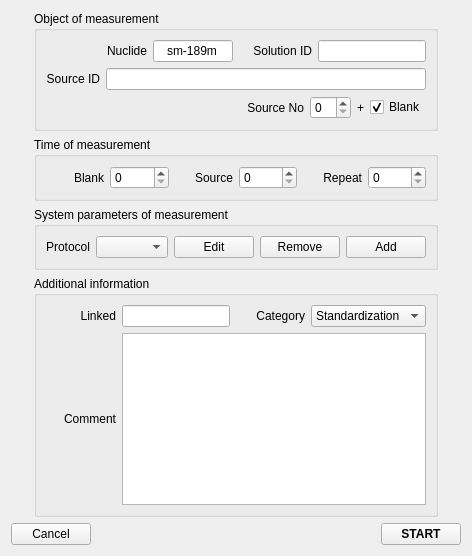
<?xml version="1.0" encoding="UTF-8"?>
<ui version="4.0">
 <class>FormNewMeasurement</class>
 <widget class="QWidget" name="FormNewMeasurement">
  <property name="geometry">
   <rect>
    <x>0</x>
    <y>0</y>
    <width>472</width>
    <height>556</height>
   </rect>
  </property>
  <property name="windowTitle">
   <string>New measurement</string>
  </property>
  <layout class="QGridLayout" name="gridLayout_3">
   <item row="0" column="0" rowspan="4">
    <spacer name="horizontalSpacer_2">
     <property name="orientation">
      <enum>Qt::Horizontal</enum>
     </property>
     <property name="sizeHint" stdset="0">
      <size>
       <width>0</width>
       <height>468</height>
      </size>
     </property>
    </spacer>
   </item>
   <item row="0" column="1">
    <widget class="QGroupBox" name="groupBox">
     <property name="title">
      <string>Object of measurement</string>
     </property>
     <layout class="QGridLayout" name="gridLayout">
      <item row="0" column="0">
       <layout class="QHBoxLayout" name="horizontalLayout_4">
        <item>
         <widget class="QLabel" name="label">
          <property name="sizePolicy">
           <sizepolicy hsizetype="Expanding" vsizetype="Preferred">
            <horstretch>0</horstretch>
            <verstretch>0</verstretch>
           </sizepolicy>
          </property>
          <property name="text">
           <string>Nuclide</string>
          </property>
          <property name="alignment">
           <set>Qt::AlignRight|Qt::AlignTrailing|Qt::AlignVCenter</set>
          </property>
         </widget>
        </item>
        <item>
         <widget class="QLineEdit" name="lineEdit_2">
          <property name="sizePolicy">
           <sizepolicy hsizetype="Preferred" vsizetype="Fixed">
            <horstretch>0</horstretch>
            <verstretch>0</verstretch>
           </sizepolicy>
          </property>
          <property name="maximumSize">
           <size>
            <width>80</width>
            <height>16777215</height>
           </size>
          </property>
          <property name="text">
           <string>sm-189m</string>
          </property>
          <property name="alignment">
           <set>Qt::AlignCenter</set>
          </property>
         </widget>
        </item>
       </layout>
      </item>
      <item row="0" column="1">
       <layout class="QHBoxLayout" name="horizontalLayout_3">
        <item>
         <widget class="QLabel" name="label_2">
          <property name="sizePolicy">
           <sizepolicy hsizetype="Expanding" vsizetype="Preferred">
            <horstretch>0</horstretch>
            <verstretch>0</verstretch>
           </sizepolicy>
          </property>
          <property name="text">
           <string>Solution ID</string>
          </property>
          <property name="alignment">
           <set>Qt::AlignRight|Qt::AlignTrailing|Qt::AlignVCenter</set>
          </property>
         </widget>
        </item>
        <item>
         <widget class="QLineEdit" name="lineEdit">
          <property name="sizePolicy">
           <sizepolicy hsizetype="Preferred" vsizetype="Fixed">
            <horstretch>0</horstretch>
            <verstretch>0</verstretch>
           </sizepolicy>
          </property>
          <property name="alignment">
           <set>Qt::AlignCenter</set>
          </property>
         </widget>
        </item>
       </layout>
      </item>
      <item row="1" column="0" colspan="2">
       <layout class="QHBoxLayout" name="horizontalLayout_5">
        <item>
         <widget class="QLabel" name="label_4">
          <property name="sizePolicy">
           <sizepolicy hsizetype="Preferred" vsizetype="Preferred">
            <horstretch>0</horstretch>
            <verstretch>0</verstretch>
           </sizepolicy>
          </property>
          <property name="text">
           <string>Source ID</string>
          </property>
          <property name="alignment">
           <set>Qt::AlignRight|Qt::AlignTrailing|Qt::AlignVCenter</set>
          </property>
         </widget>
        </item>
        <item>
         <widget class="QLineEdit" name="lineEdit_3">
          <property name="sizePolicy">
           <sizepolicy hsizetype="Expanding" vsizetype="Fixed">
            <horstretch>0</horstretch>
            <verstretch>0</verstretch>
           </sizepolicy>
          </property>
         </widget>
        </item>
       </layout>
      </item>
      <item row="2" column="0" colspan="2">
       <layout class="QHBoxLayout" name="horizontalLayout_2">
        <item>
         <widget class="QLabel" name="label_3">
          <property name="sizePolicy">
           <sizepolicy hsizetype="Expanding" vsizetype="Preferred">
            <horstretch>0</horstretch>
            <verstretch>0</verstretch>
           </sizepolicy>
          </property>
          <property name="text">
           <string>Source No</string>
          </property>
          <property name="alignment">
           <set>Qt::AlignRight|Qt::AlignTrailing|Qt::AlignVCenter</set>
          </property>
         </widget>
        </item>
        <item>
         <widget class="QSpinBox" name="spinBox"/>
        </item>
        <item>
         <widget class="QLabel" name="label_5">
          <property name="text">
           <string>+</string>
          </property>
          <property name="alignment">
           <set>Qt::AlignCenter</set>
          </property>
         </widget>
        </item>
        <item>
         <widget class="QCheckBox" name="checkBox">
          <property name="text">
           <string>Blank</string>
          </property>
          <property name="checked">
           <bool>true</bool>
          </property>
         </widget>
        </item>
       </layout>
      </item>
     </layout>
    </widget>
   </item>
   <item row="0" column="2" rowspan="4">
    <spacer name="horizontalSpacer_3">
     <property name="orientation">
      <enum>Qt::Horizontal</enum>
     </property>
     <property name="sizeHint" stdset="0">
      <size>
       <width>0</width>
       <height>468</height>
      </size>
     </property>
    </spacer>
   </item>
   <item row="1" column="1">
    <widget class="QGroupBox" name="groupBox_2">
     <property name="title">
      <string>Time of measurement</string>
     </property>
     <layout class="QHBoxLayout" name="horizontalLayout_6">
      <item>
       <widget class="QLabel" name="label_6">
        <property name="sizePolicy">
         <sizepolicy hsizetype="Preferred" vsizetype="Preferred">
          <horstretch>0</horstretch>
          <verstretch>0</verstretch>
         </sizepolicy>
        </property>
        <property name="text">
         <string>Blank</string>
        </property>
        <property name="alignment">
         <set>Qt::AlignRight|Qt::AlignTrailing|Qt::AlignVCenter</set>
        </property>
       </widget>
      </item>
      <item>
       <widget class="QSpinBox" name="spinBox_2">
        <property name="maximum">
         <number>9999</number>
        </property>
       </widget>
      </item>
      <item>
       <widget class="QLabel" name="label_7">
        <property name="sizePolicy">
         <sizepolicy hsizetype="Preferred" vsizetype="Preferred">
          <horstretch>0</horstretch>
          <verstretch>0</verstretch>
         </sizepolicy>
        </property>
        <property name="text">
         <string>Source</string>
        </property>
        <property name="alignment">
         <set>Qt::AlignRight|Qt::AlignTrailing|Qt::AlignVCenter</set>
        </property>
       </widget>
      </item>
      <item>
       <widget class="QSpinBox" name="spinBox_4">
        <property name="maximum">
         <number>9999</number>
        </property>
       </widget>
      </item>
      <item>
       <widget class="QLabel" name="label_8">
        <property name="sizePolicy">
         <sizepolicy hsizetype="Preferred" vsizetype="Preferred">
          <horstretch>0</horstretch>
          <verstretch>0</verstretch>
         </sizepolicy>
        </property>
        <property name="text">
         <string>Repeat</string>
        </property>
        <property name="alignment">
         <set>Qt::AlignRight|Qt::AlignTrailing|Qt::AlignVCenter</set>
        </property>
       </widget>
      </item>
      <item>
       <widget class="QSpinBox" name="spinBox_3">
        <property name="maximum">
         <number>9999</number>
        </property>
       </widget>
      </item>
     </layout>
    </widget>
   </item>
   <item row="2" column="1">
    <widget class="QGroupBox" name="groupBox_3">
     <property name="title">
      <string>System parameters of measurement</string>
     </property>
     <layout class="QHBoxLayout" name="horizontalLayout_7">
      <item>
       <widget class="QLabel" name="label_9">
        <property name="sizePolicy">
         <sizepolicy hsizetype="Expanding" vsizetype="Preferred">
          <horstretch>0</horstretch>
          <verstretch>0</verstretch>
         </sizepolicy>
        </property>
        <property name="text">
         <string>Protocol</string>
        </property>
        <property name="alignment">
         <set>Qt::AlignRight|Qt::AlignTrailing|Qt::AlignVCenter</set>
        </property>
       </widget>
      </item>
      <item>
       <widget class="QComboBox" name="comboBox"/>
      </item>
      <item>
       <widget class="QPushButton" name="pushButton_3">
        <property name="text">
         <string>Edit</string>
        </property>
       </widget>
      </item>
      <item>
       <widget class="QPushButton" name="pushButton_4">
        <property name="text">
         <string>Remove</string>
        </property>
       </widget>
      </item>
      <item>
       <widget class="QPushButton" name="pushButton_5">
        <property name="text">
         <string>Add</string>
        </property>
       </widget>
      </item>
     </layout>
    </widget>
   </item>
   <item row="3" column="1">
    <widget class="QGroupBox" name="groupBox_4">
     <property name="title">
      <string>Additional information</string>
     </property>
     <layout class="QGridLayout" name="gridLayout_2">
      <item row="0" column="0">
       <widget class="QLabel" name="label_10">
        <property name="sizePolicy">
         <sizepolicy hsizetype="Expanding" vsizetype="Preferred">
          <horstretch>0</horstretch>
          <verstretch>0</verstretch>
         </sizepolicy>
        </property>
        <property name="text">
         <string>Linked</string>
        </property>
        <property name="alignment">
         <set>Qt::AlignRight|Qt::AlignTrailing|Qt::AlignVCenter</set>
        </property>
       </widget>
      </item>
      <item row="0" column="1">
       <widget class="QLineEdit" name="lineEdit_4">
        <property name="sizePolicy">
         <sizepolicy hsizetype="Preferred" vsizetype="Fixed">
          <horstretch>0</horstretch>
          <verstretch>0</verstretch>
         </sizepolicy>
        </property>
        <property name="alignment">
         <set>Qt::AlignCenter</set>
        </property>
       </widget>
      </item>
      <item row="0" column="2">
       <widget class="QLabel" name="label_11">
        <property name="sizePolicy">
         <sizepolicy hsizetype="Expanding" vsizetype="Preferred">
          <horstretch>0</horstretch>
          <verstretch>0</verstretch>
         </sizepolicy>
        </property>
        <property name="text">
         <string>Category</string>
        </property>
        <property name="alignment">
         <set>Qt::AlignRight|Qt::AlignTrailing|Qt::AlignVCenter</set>
        </property>
       </widget>
      </item>
      <item row="0" column="3">
       <widget class="QComboBox" name="comboBox_2">
        <item>
         <property name="text">
          <string>Standardization</string>
         </property>
        </item>
        <item>
         <property name="text">
          <string>Control</string>
         </property>
        </item>
        <item>
         <property name="text">
          <string>Characteristic</string>
         </property>
        </item>
        <item>
         <property name="text">
          <string>Unqualified</string>
         </property>
        </item>
       </widget>
      </item>
      <item row="1" column="0">
       <widget class="QLabel" name="label_12">
        <property name="sizePolicy">
         <sizepolicy hsizetype="Expanding" vsizetype="Preferred">
          <horstretch>0</horstretch>
          <verstretch>0</verstretch>
         </sizepolicy>
        </property>
        <property name="text">
         <string>Comment</string>
        </property>
        <property name="alignment">
         <set>Qt::AlignRight|Qt::AlignTrailing|Qt::AlignVCenter</set>
        </property>
       </widget>
      </item>
      <item row="1" column="1" colspan="3">
       <widget class="QPlainTextEdit" name="plainTextEdit">
        <property name="sizePolicy">
         <sizepolicy hsizetype="Preferred" vsizetype="Preferred">
          <horstretch>0</horstretch>
          <verstretch>0</verstretch>
         </sizepolicy>
        </property>
       </widget>
      </item>
     </layout>
    </widget>
   </item>
   <item row="4" column="1">
    <spacer name="verticalSpacer">
     <property name="orientation">
      <enum>Qt::Vertical</enum>
     </property>
     <property name="sizeHint" stdset="0">
      <size>
       <width>20</width>
       <height>4</height>
      </size>
     </property>
    </spacer>
   </item>
   <item row="5" column="0" colspan="3">
    <layout class="QHBoxLayout" name="horizontalLayout">
     <item>
      <widget class="QPushButton" name="pushButton_2">
       <property name="text">
        <string>Cancel</string>
       </property>
      </widget>
     </item>
     <item>
      <spacer name="horizontalSpacer">
       <property name="orientation">
        <enum>Qt::Horizontal</enum>
       </property>
       <property name="sizeHint" stdset="0">
        <size>
         <width>168</width>
         <height>20</height>
        </size>
       </property>
      </spacer>
     </item>
     <item>
      <widget class="QPushButton" name="pushButton">
       <property name="font">
        <font>
         <bold>true</bold>
        </font>
       </property>
       <property name="text">
        <string>START</string>
       </property>
      </widget>
     </item>
    </layout>
   </item>
  </layout>
 </widget>
 <resources/>
 <connections/>
</ui>
